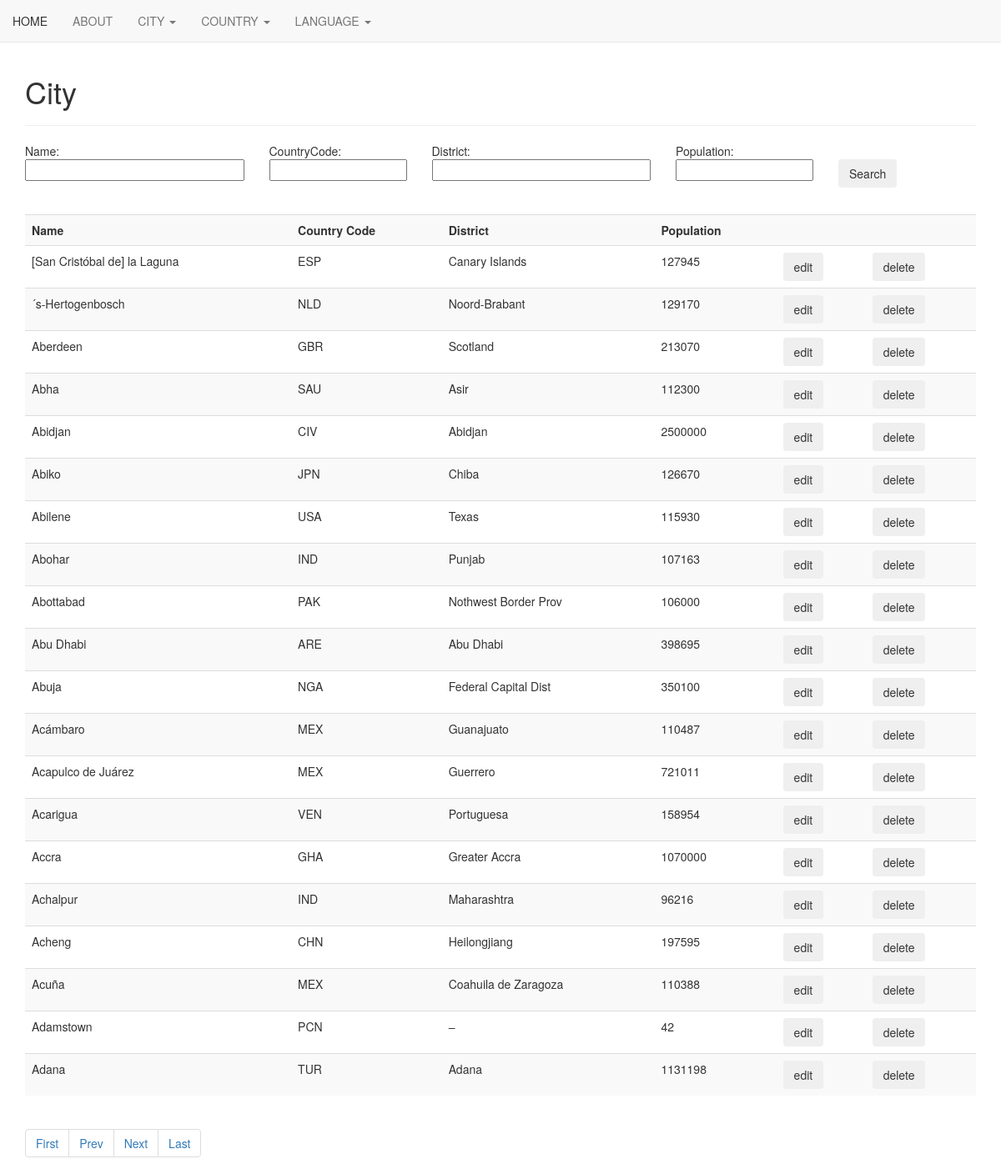
Before: /World/tableCity/queryCity.php with the older database file.
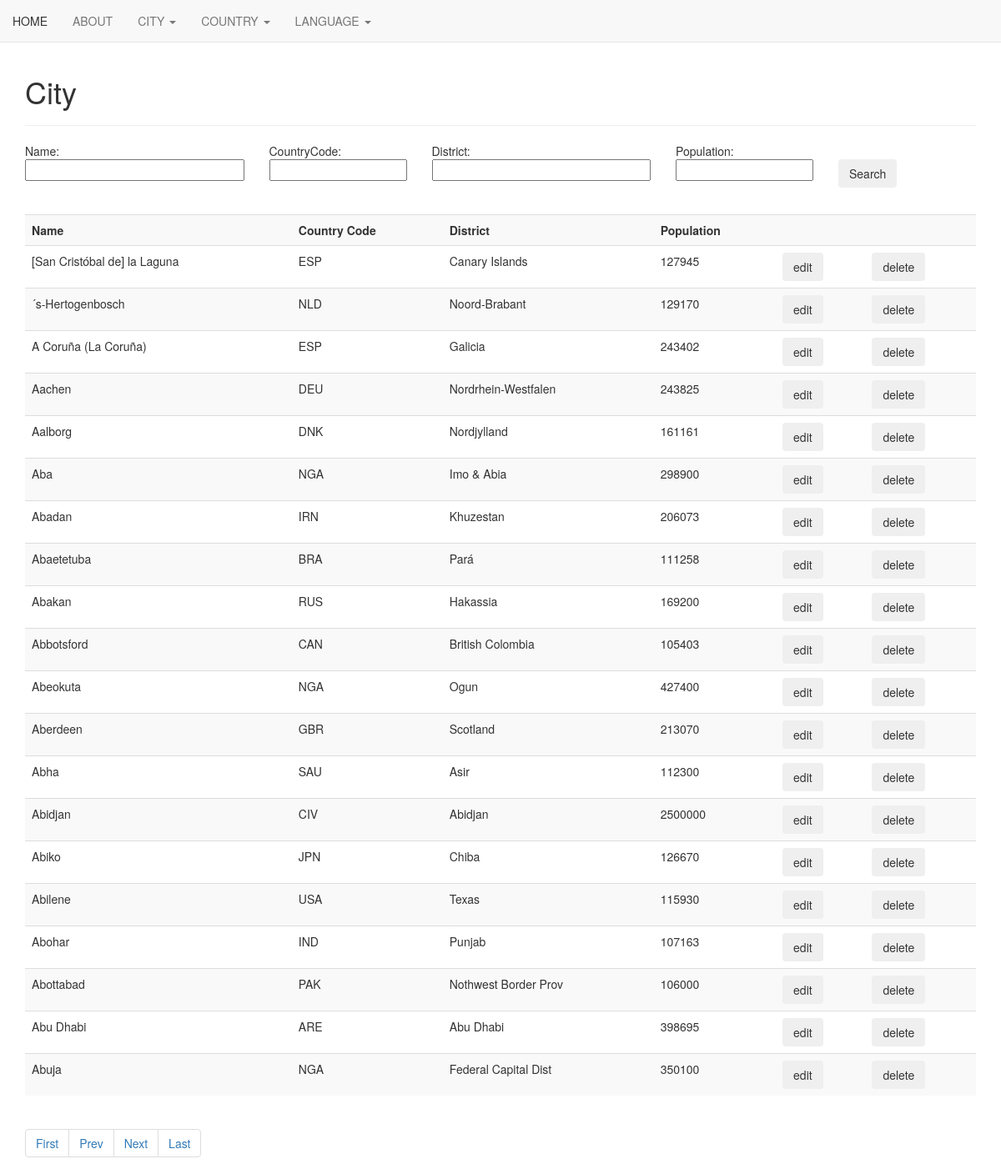
After: the same page with the newer database file.
### tables this page shows
CREATE TABLE `city` (
  `ID` int(4) NOT NULL,
  `Name` varchar(35) NOT NULL DEFAULT '',
  `CountryCode` char(3) NOT NULL DEFAULT '',
  `District` varchar(20) NOT NULL DEFAULT '',
  `Population` int(11) NOT NULL DEFAULT '0'
);

### World/tableCity/queryCity.php (the view, shortened to what the changed rows need)
<!DOCTYPE html>
<html>
    <head>
    <link rel="stylesheet" href="https://maxcdn.bootstrapcdn.com/bootstrap/3.4.0/css/bootstrap.min.css">
    <link rel="stylesheet" href="queryCity.css">
    </head>
    <body>
    <?php include '../mynavbar.php'; ?>
    <br>
        <div class="container">
        <h1 class="display-4">City</h1>
            <br>
            <?php
                include 'config.php';
                echo "<table class='table table-striped'>";
                echo "<tr>";
                    printTableHeadingData("Name");
                echo "</tr>";
                $limit = 20;
                if (isset($_GET['pageno'])) {
                    $pageno = $_GET['pageno'];
                }
                else
                    $pageno = 1;
                $offset = ($pageno-1) * $limit;
                if (searchbarEmpty())
                    $sql = "SELECT * FROM city ORDER by Name LIMIT $offset, $limit;";
                $result = $conn->query($sql);
                printTableRows($result);
                echo "</table>";
                function printTableRows($result) {
                    if ($result->num_rows > 0) {
                        while($row = $result->fetch_assoc()) {
                            echo "<tr>";
                                $ID = $row["ID"];
                                printTableRowData($row["Name"]);
                                $editbutton = "<form action='editCity.php' method='POST'>";
                                $editbutton .= "<button name='ID' class='submit-button  btn btn-outline-secondary' value=$ID>edit</button>";
                                $editbutton .= "</form>";
                                $deletebutton = "<form action='deleteCity.php' method='POST'>";
                                $deletebutton .= "<button name='ID' class='submit-button  btn btn-outline-secondary' value=$ID>delete</button>";
                                $deletebutton .= "</form>";
                            echo "</tr>";
                        }
                    }
                }
                function printTableHeadingData($rowdata) {
                    echo "<th>";
                        echo $rowdata;
                    echo "</th>";
                }
                function printTableRowData($rowdata) {
                    echo "<td>";
                        echo $rowdata;
                    echo "</td>";
                }
                function searchbarEmpty() {
                    return true;
                }
        echo "</div>";
        ?>
    </body>
</html>

Changed rows visible on the page:
no longer on this page (row unchanged): city: Name "Acámbaro MEX Guanajuato 110487", $ID 2655 (drawn)
no longer on this page (row unchanged): city: Name "Acapulco de Juárez MEX Guerrero 721011", $ID 2528 (drawn)
no longer on this page (row unchanged): city: Name "Acarigua VEN Portuguesa 158954", $ID 3561 (drawn)
no longer on this page (row unchanged): city: Name "Accra GHA Greater Accra 1070000", $ID 910 (drawn)
no longer on this page (row unchanged): city: Name "Achalpur IND Maharashtra 96216", $ID 1344 (drawn)
no longer on this page (row unchanged): city: Name "Acheng CHN Heilongjiang 197595", $ID 2069 (drawn)
no longer on this page (row unchanged): city: Name "Acuña MEX Coahuila de Zaragoza 110388", $ID 2656 (drawn)
no longer on this page (row unchanged): city: Name "Adamstown PCN – 42", $ID 2912 (drawn)
no longer on this page (row unchanged): city: Name "Adana TUR Adana 1131198", $ID 3360 (drawn)
added city: Name "A Coruña (La Coruña) ESP Galicia 243402", $ID 670 (drawn)
added city: Name "Aachen DEU Nordrhein-Westfalen 243825", $ID 3097 (drawn)
added city: Name "Aalborg DNK Nordjylland 161161", $ID 3318 (drawn)
added city: Name "Aba NGA Imo & Abia 298900", $ID 2760 (drawn)
added city: Name "Abadan IRN Khuzestan 206073", $ID 1404 (drawn)
added city: Name "Abaetetuba BRA Pará 111258", $ID 395 (drawn)
added city: Name "Abakan RUS Hakassia 169200", $ID 3683 (drawn)
added city: Name "Abbotsford CAN British Colombia 105403", $ID 1849 (drawn)
added city: Name "Abeokuta NGA Ogun 427400", $ID 2747 (drawn)
